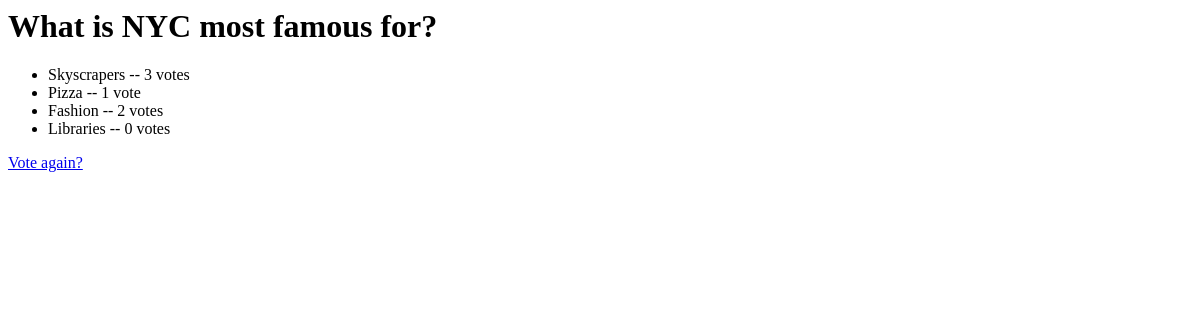
The app's page /polls/3/results/, older data.
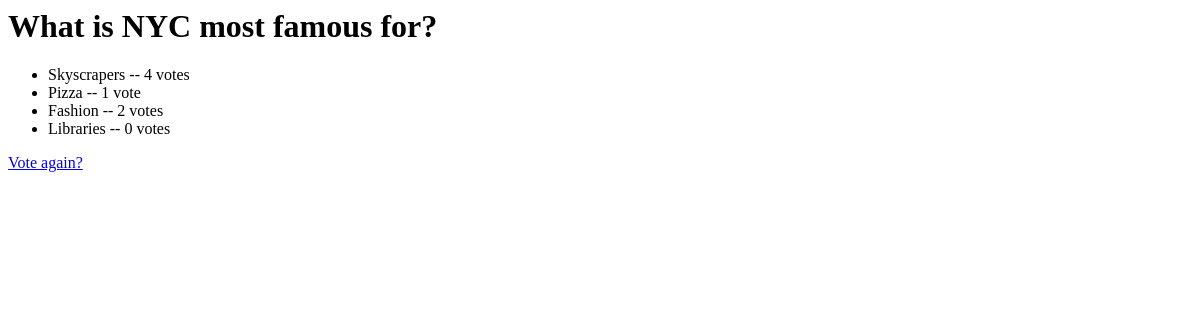
The same page, newer data.
### polls/models.py (models this page shows, shortened)
class Question(models.Model):
    question_text = models.CharField(max_length=200)
    pub_date = models.DateTimeField("date published")
    def was_published_recently(self):
        now = timezone.now()
        return now - datetime.timedelta(days=1) <= self.pub_date <= now
    was_published_recently.admin_order_field = "pub_date"
    was_published_recently.boolean = True
    was_published_recently.short_description = "Published recently?"

class Choice(models.Model):
    question = models.ForeignKey(Question, on_delete=models.CASCADE)
    choice_text = models.CharField(max_length=200)
    votes = models.IntegerField(default=0)

### polls/views.py (the view)
# urls.py: path("<int:pk>/results/", views.ResultsView.as_view(), name="results"),
class ResultsView(generic.DetailView):
    model = Question
    template_name = "polls/results.html"
    def get_queryset(self):
        return Question.objects.filter(pub_date__lte=timezone.now())

### polls/templates/polls/results.html
<h1>{{ question.question_text }}</h1>
<ul>
{% for choice in question.choice_set.all %}
    <li>{{ choice.choice_text }} -- {{ choice.votes }} vote{{ choice.votes|pluralize }}</li>
{% endfor %}
</ul>
<a href="{% url 'polls:detail' question.id %}">Vote again?</a>

Row changes from the older to the newer data that the page shows:
changed Choice "Skyscrapers": votes "3" → "4"
